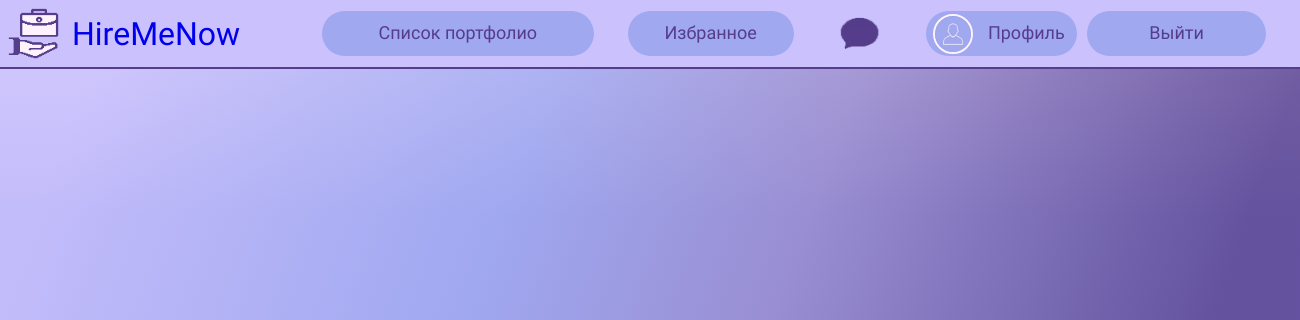
Before: /favorite/ (signed in) with the older database file.
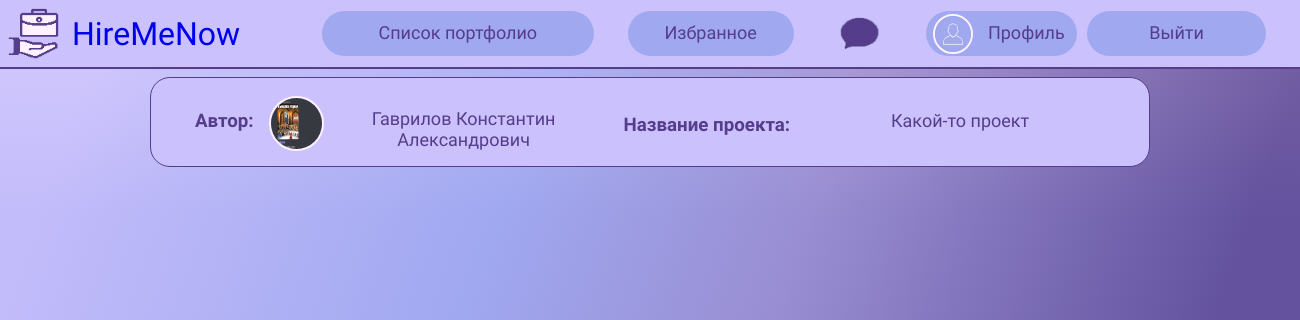
After: the same page with the newer database file.
### mainApp/models.py (models this page shows, shortened)
class Like(models.Model):
    portfolio = models.ForeignKey(Portfolio, on_delete=models.SET_NULL, null=True)
    user = models.ForeignKey(User, on_delete=models.SET_NULL, null=True)
    profile = models.ForeignKey(userProfile, on_delete=models.SET_NULL, null=True)

class userProfile(models.Model):
    user = models.OneToOneField(User, null=True, on_delete=models.CASCADE)
    resume = models.FileField(upload_to='files/', validators=[FileExtensionValidator(allowed_extensions=['pdf'])],
                              blank=True)
    avatar = models.ImageField(upload_to='images/', default='../static/img/profile.png',
                               validators=[FileExtensionValidator(allowed_extensions=['png', 'jpg', 'jpeg'])],
                               blank=True)
    fullName = models.CharField(max_length=100, blank=False, default='ИмяПользователя')
    education = models.CharField(max_length=100, blank=False, default='похоже, тут ничего нет...')
    edu_base = models.CharField(max_length=100, blank=False, default='похоже, тут ничего нет...')
    contacts = models.CharField(max_length=250, blank=False, default='похоже, тут ничего нет...')
    level = models.CharField(max_length=100, blank=False, default='похоже, тут ничего нет...')
    chars = models.CharField(max_length=150, blank=False, default='похоже, тут ничего нет...')
    exp = models.CharField(max_length=200, blank=False, default='похоже, тут ничего нет...')

class Portfolio(models.Model):
    user = models.ForeignKey(User, on_delete=models.SET_NULL, null=True)
    name = models.CharField(max_length=150, blank=False, default="Какой-то проект")
    image = models.ImageField(upload_to='images/', default='../static/img/photo404.jpg', validators=[FileExtensionValidator(allowed_extensions=['png', 'jpg', 'jpeg'])], blank=True)
    description = models.CharField(max_length=2000, blank=False, default="Описание какого-то проекта")
    link = models.CharField(max_length=250, blank=True, default="Какая-то ссылка")
    created = models.DateTimeField(auto_now_add=True)
    class Meta:
        ordering = ['-created']

### mainApp/views.py (the view)
# urls.py: path('favorite/', views.favorite, name='favorite'),
@login_required(login_url="login")
def favorite(request):
    likes = Like.objects.filter(user=request.user)
    context = {
        'likes': likes
    }
    return render(request, 'favorite.html', context)

### templates/favorite.html (shortened to what this page needs)
{% load static %}
<!DOCTYPE html>
<html lang="ru" dir="ltr">
  <head>
    <link rel="stylesheet" href="{% static 'css/favorite.css' %}">
    <link rel="stylesheet" href="{% static 'css/no_underline.css' %}">
  </head>
  <body>
    <div id="nav-bar">
		<a href="{% url 'home' %}" id="header">
			<img id="main-logo" src="{% static 'img/logo.png'%}" alt="logo">
			<h1 id="name">HireMeNow</h1>
		</a>
		<div id="buttons">
			<a href="{% url 'portfolio-list' %}" class="btn" id="portfolio-list">Список портфолио</a>
			<a href="{% url 'favorite' %}" class="btn" id="favorite">Избранное</a>
			<a href="{% url 'chat_template' %}" id="chat">
			<img src="{% static 'img/chat.png' %}" width="65px" alt="chat">
			</a>
            {% if user.is_authenticated %}
            <div id="enter">
				<a href="{% url 'profile' request.user.username %}" class="btn" id="profile"><img id="profile-picture" src="{% static 'img/profile.png' %}" width="40px">Профиль</a>
				<a href="{% url 'logout' %}" class="btn" id="logout">Выйти</a>
			</div>
            {% else %}
			<div id="enter">
				<a href="{% url 'register' %}" class="btn" id="reg">Регистрация</a>
				<a href="{% url 'login' %}" class="btn" id="log">Вход</a>
			</div>
            {% endif %}
		</div>
	</div>
    <div class="holder">
    {% for like in likes %}
        <div class="project">
              <div class="info">
                    <div class="username">
                        <h3 class="creator">Автор:</h3>
                        <img src="{{ like.profile.avatar.url }}" width="55px" height="55px" class="mini-profile">
                        <a class="name">{{ like.profile.fullName }}</a>
                    </div>
                    <div class="projects-list">
                      <h3 class="products">Название проекта:</h3>
                      <a class="project-name">{{ like.portfolio.name }}</a>
                   </div>
              </div>
        </div>
    {% endfor %}
    </div>
    </body>
</html>

Changed rows visible on the page:
added Like: profile.avatar (picture), profile.fullName "Гаврилов Константин Александрович", portfolio.name "Какой-то проект"
